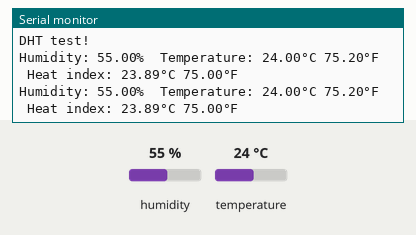
Simulated run of this sketch. Board: Arduino Uno, built with avr-gcc and run on an emulated ATmega328P. Shown: the last lines printed to the serial monitor. The test bench sets the inputs (shaded band); at power-on: humidity 55 %, temperature 24 °C.

Above: at 4.8 s.
4.9 s: humidity set to 22 %
At 6.5 s:
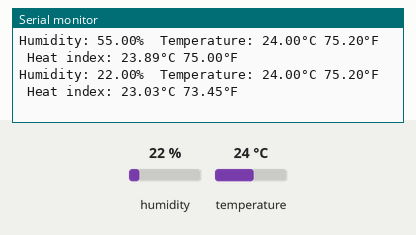
7.9 s: temperature set to 12 °C
At 8.8 s:
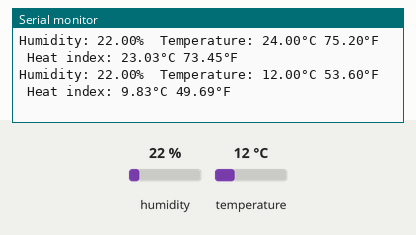
10.9 s: humidity set to 40 %
At 13.4 s:
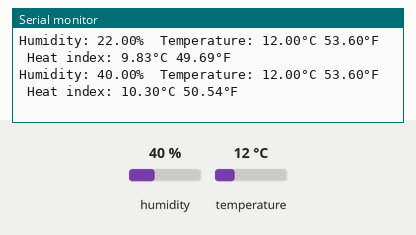
Timing chart, 0 to 14.9 s (numbered marks = the images above; inputs shaded):
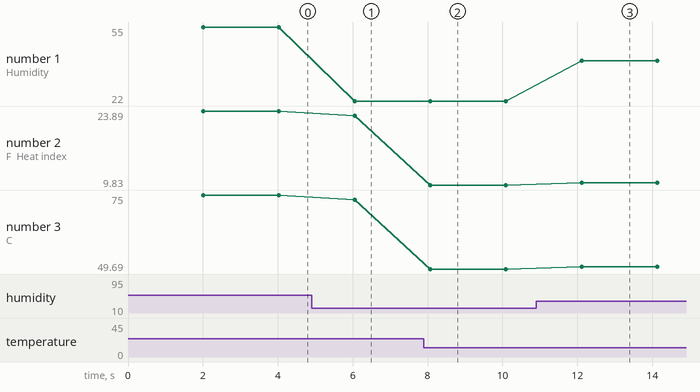

Measured:
- after the input at 4.9 s, the serial monitor: prints a new line after 1.2 s (image 1)
- after the input at 7.9 s, the serial monitor: prints a new line after 0.17 s (image 2)
- after the input at 10.9 s, the serial monitor: prints a new line after 1.2 s (image 3)
- plotted number 1: 55 → 22 after the input at 4.9 s, 22 → 40 after the input at 10.9 s
- plotted number 2: 23.89 → 23.03 after the input at 4.9 s, 23.03 → 9.83 after the input at 7.9 s, 9.83 → 10.3 after the input at 10.9 s
- plotted number 3: 75 → 73.45 after the input at 4.9 s, 73.45 → 49.69 after the input at 7.9 s, 49.69 → 50.54 after the input at 10.9 s

The sketch:

DHT22-sensor.ino
```cpp
#include <DHT.h>     // Подключение библиотеки
#define DHTPIN 2     // Выбираем цифровой pin, к которому подключается информационный выход датчика
#define DHTTYPE DHT22   // Указываем тип датчика

DHT dht(DHTPIN, DHTTYPE);

void setup() {
  Serial.begin(9600);
  Serial.println(F("DHT test!"));
  dht.begin();
}

void loop() {
  // Обеспечиваем интервал в 2 секунды между измерениями
  delay(2000);

  // Переменная для считывания значения влажности
  float h = dht.readHumidity();
  //  Переменная для считывания значения температуры (в градусах Цельсия)
  float t = dht.readTemperature();
  // Переменная для считывания значения температуры (в Фаренгейтах)
  float f = dht.readTemperature(true);

  // Проверка подключения датчика.
  if (isnan(h) || isnan(t) || isnan(f)) {
    Serial.println(F("Failed to read from DHT sensor!"));
    return;
  }

  float hif = dht.computeHeatIndex(f, h);
  float hic = dht.computeHeatIndex(t, h, false);

  Serial.print(F("Humidity: "));
  Serial.print(h);
  Serial.print(F("%  Temperature: "));
  Serial.print(t);
  Serial.print(F("°C "));
  Serial.print(f);
  Serial.print(F("°F  Heat index: "));
  Serial.print(hic);
  Serial.print(F("°C "));
  Serial.print(hif);
  Serial.println(F("°F"));
}
```
